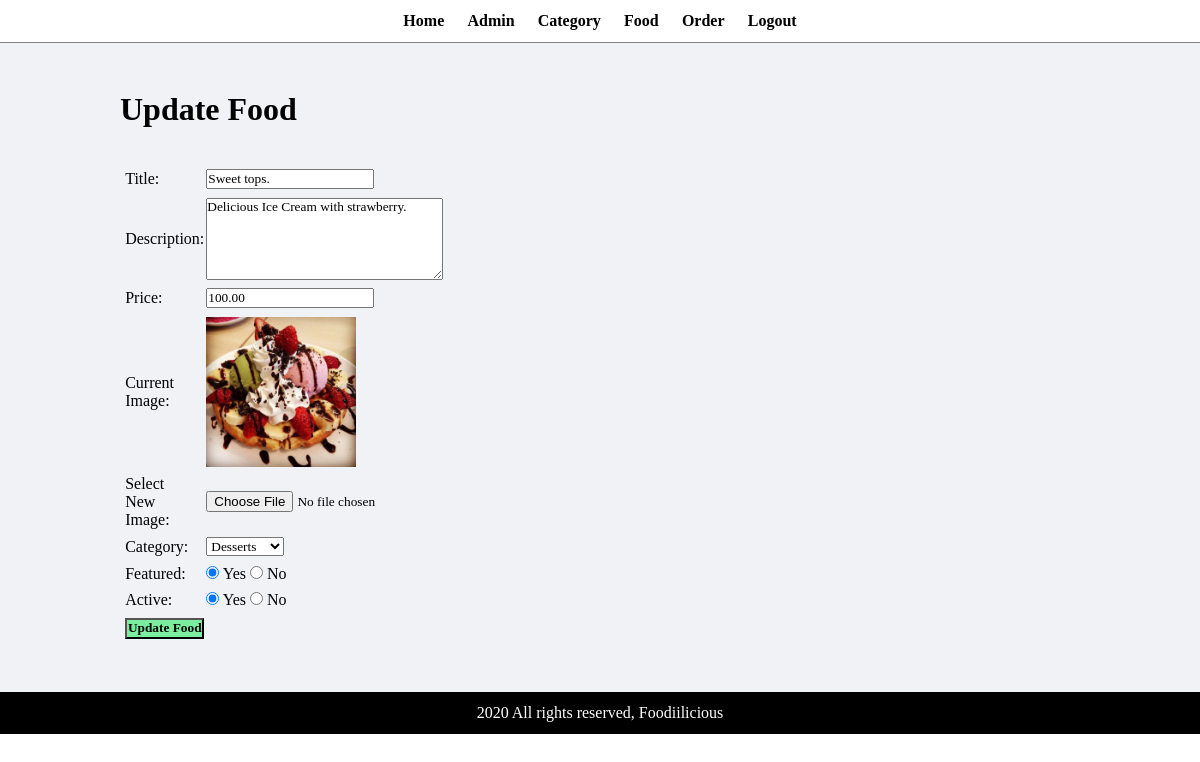
The app's page /admin/update-food.php?id=10 (signed in) with its own data.
### tables this page shows
CREATE TABLE `tbl_food` (
  `id` int(10) UNSIGNED NOT NULL,
  `title` varchar(100) NOT NULL,
  `description` text NOT NULL,
  `price` decimal(10,2) NOT NULL,
  `image_name` varchar(255) NOT NULL,
  `category_id` int(10) UNSIGNED NOT NULL,
  `featured` varchar(10) NOT NULL,
  `active` varchar(10) NOT NULL
);

CREATE TABLE `tbl_category` (
  `id` int(10) UNSIGNED NOT NULL,
  `title` varchar(100) NOT NULL,
  `image_name` varchar(255) NOT NULL,
  `featured` varchar(10) NOT NULL,
  `active` varchar(10) NOT NULL
);

### admin/update-food.php (the view, shortened to what this page needs)
<?php include('head/header.php'); ?>
<?php
    if(isset($_GET['id']))
    {
        $id = $_GET['id'];
        $sql2 = "SELECT * FROM tbl_food WHERE id=$id";
        $res2 = mysqli_query($conn, $sql2);
        $row2 = mysqli_fetch_assoc($res2);
        $title = $row2['title'];
        $description = $row2['description'];
        $price = $row2['price'];
        $current_image = $row2['image_name'];
        $current_category = $row2['category_id'];
        $featured = $row2['featured'];
        $active = $row2['active'];
    }
    else
    {
        header('location:'.SITEURL.'admin/manage-food.php');
    }
?>
<div class="main-content">
    <div class="wrapper">
        <h1>Update Food</h1>
        <br><br>
        <form action="" method="POST" enctype="multipart/form-data">
        <table class="tbl-30">
            <tr>
                <td>Title: </td>
                <td>
                    <input type="text" name="title" value="<?php echo $title; ?>">
                </td>
            </tr>
            <tr>
                <td>Description: </td>
                <td>
                    <textarea name="description" cols="30" rows="5"><?php echo $description; ?></textarea>
                </td>
            </tr>
            <tr>
                <td>Price: </td>
                <td>
                    <input type="number" name="price" value="<?php echo $price; ?>">
                </td>
            </tr>
            <tr>
                <td>Current Image: </td>
                <td>
                    <?php
                        if($current_image == "")
                        {
                            echo "<div class='error'>Image not Available.</div>";
                        }
                        else
                        {
                            ?>
                            <img src="<?php echo SITEURL; ?>images/food/<?php echo $current_image; ?>" width="150px">
                            <?php
                        }
                    ?>
                </td>
            </tr>
            <tr>
                <td>Select New Image: </td>
                <td>
                    <input type="file" name="image">
                </td>
            </tr>
            <tr>
                <td>Category: </td>
                <td>
                    <select name="category">
                        <?php
                            $sql = "SELECT * FROM tbl_category WHERE active='Yes'";
                            $res = mysqli_query($conn, $sql);
                            $count = mysqli_num_rows($res);
                            if($count>0)
                            {
                                while($row=mysqli_fetch_assoc($res))
                                {
                                    $category_title = $row['title'];
                                    $category_id = $row['id'];
                                    ?>
                                    <option <?php if($current_category==$category_id){echo "selected";} ?> value="<?php echo $category_id; ?>"><?php echo $category_title; ?></option>
                                    <?php
                                }
                            }
                            else
                            {
                                echo "<option value='0'>Category Not Available.</option>";
                            }
                        ?>
                    </select>
                </td>
            </tr>
            <tr>
                <td>Featured: </td>
                <td>
                    <input <?php if($featured=="Yes") {echo "checked";} ?> type="radio" name="featured" value="Yes"> Yes
                    <input <?php if($featured=="No") {echo "checked";} ?> type="radio" name="featured" value="No"> No
                </td>
            </tr>
            <tr>
                <td>Active: </td>
                <td>
                    <input <?php if($active=="Yes") {echo "checked";} ?> type="radio" name="active" value="Yes"> Yes
                    <input <?php if($active=="No") {echo "checked";} ?> type="radio" name="active" value="No"> No
                </td>
            </tr>
            <tr>
                <td>
                    <input type="submit" name="submit" value="Update Food" class="btn-secondary">
                </td>
            </tr>
        </table>
        </form>
    </div>
</div>
<?php include('head/footer.php'); ?>

### css/admin.css (style rules this page uses)
* { margin: 0; padding: 0; font-family: 'Times New Roman', Times, serif; }
.wrapper { padding: 1%; width: 80%; margin: 0 auto; }
.tbl-30 { width: 30%; }
table tr td { padding: 1%; }
.btn-secondary { background-color: #7bed9f; padding: 1%; color: black; text-decoration: none; font-weight: bold; }
.main-content { background-color: #f1f2f6; padding: 3% 0; }

### records on screen
tbl_food: title "Sweet tops.", description "Delicious Ice Cream with strawberry.", price "100.00", image_name (picture), category "Desserts", featured "☑", active "☑"
